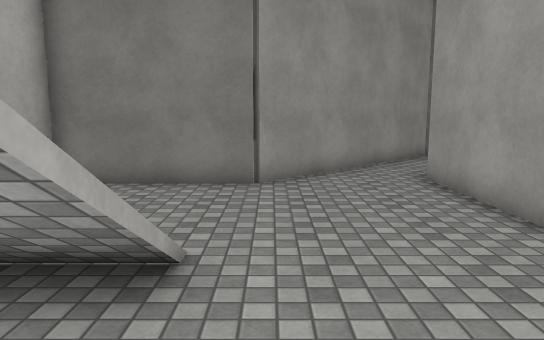
view 1 (above)

16 first-person views from a walk through a Unity game level. The camera is 1.5 m above the floor, tilts 8° down and sees 70° across. The floor is counted in squares, 1 m on a side. Each view is taken from the middle of a square. On the plan, view 1 faces up. The plan holds only what a view shows up to about 17 squares ahead; the rest is blank. Surface patterns are stand-ins for the level's own textures.

view 2
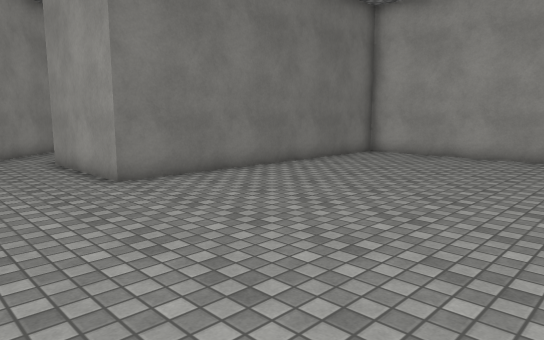

view 3
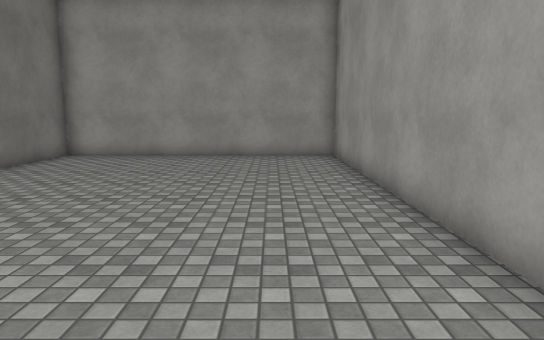

view 4
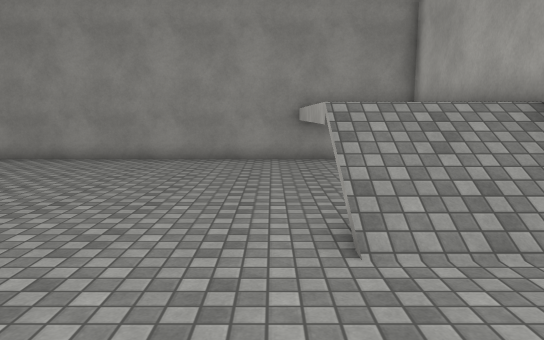

view 5
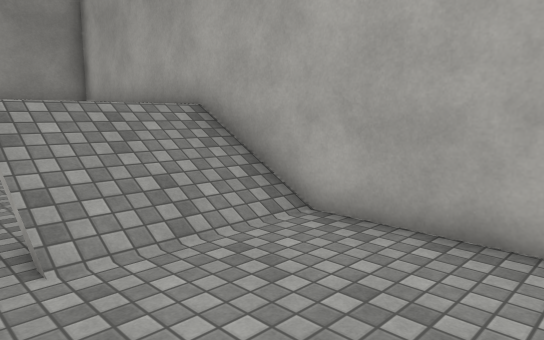

view 6
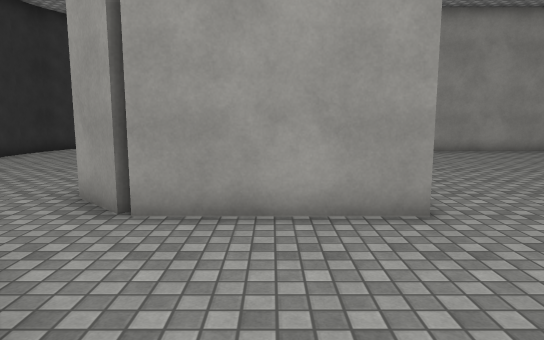

view 7
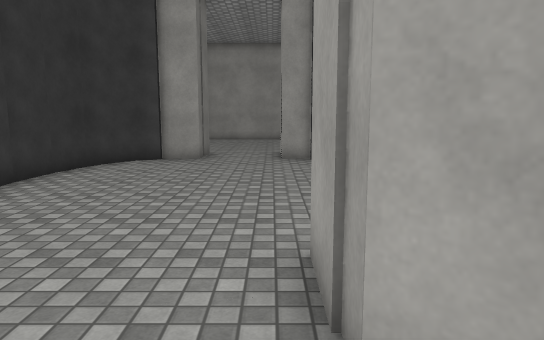

view 8
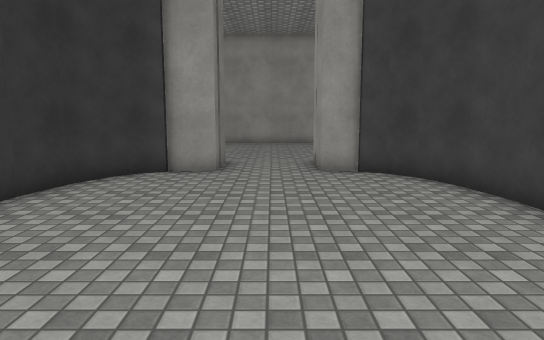

view 9
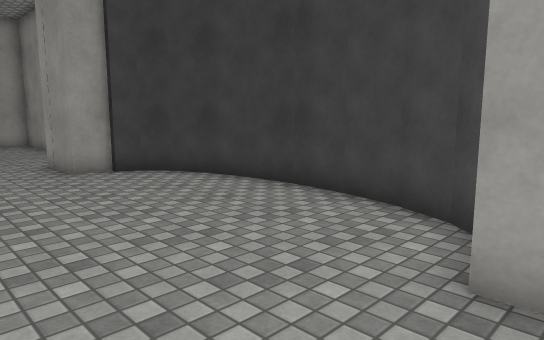

view 10
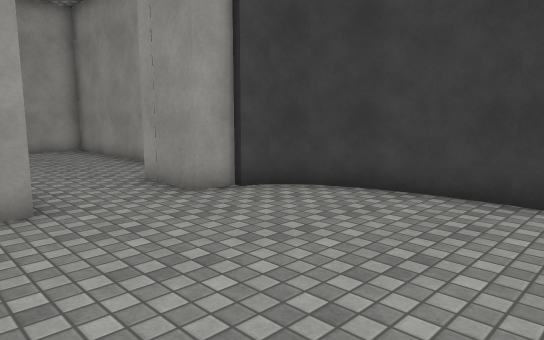

view 11
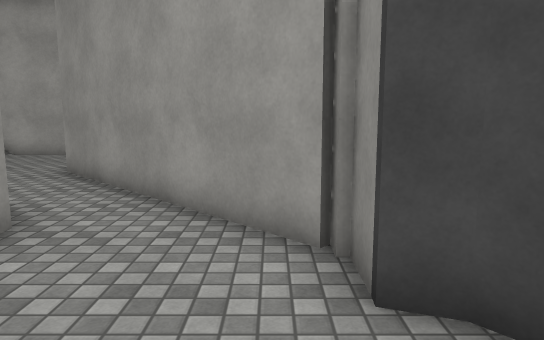

view 12
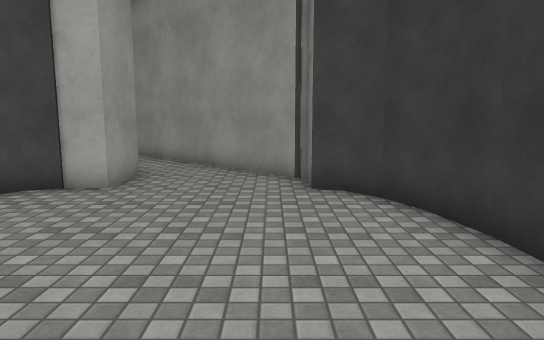

view 13
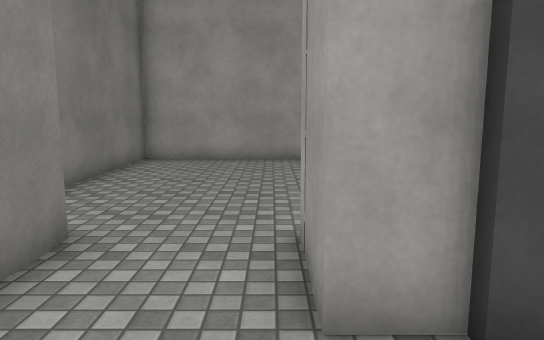

view 14
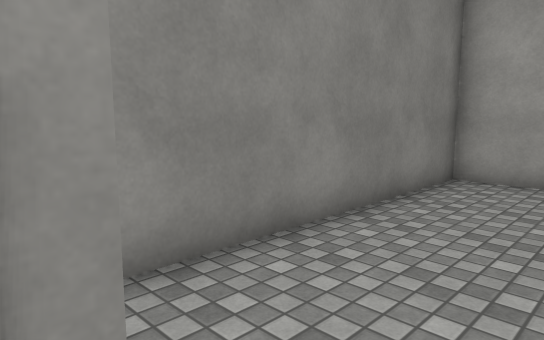

view 15
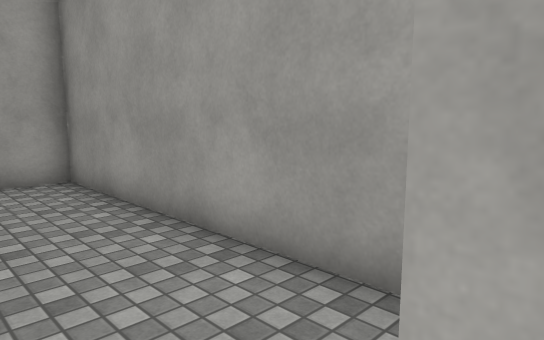

view 16
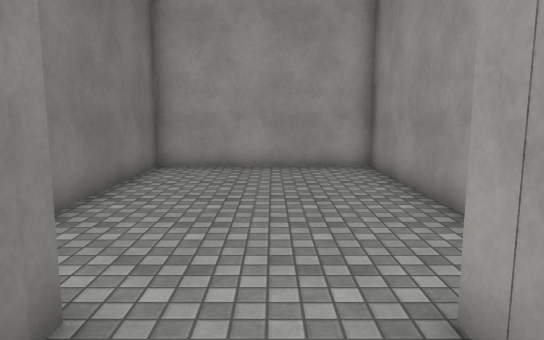

### Floor plan
Key: @ floor where view 1 was taken; # wall or solid block; . main floor; : floor 1.75 m higher than the main floor; / step, stairs or slope.
Columns run from 5 left of view 1 to 28 right of it. Each row starts with its distance up from view 1.
 17              ########
 16             ##......##  ##########
 15           ###........####........#
 14          ##...........###........#
 13         ##.......................#
 12        ##........................#
 11       ##..............##.........#
 10      ##..####.........###........#
  9 ######...#  #........## ##########
  8 #........#  ##########
  7 #........#
  6 #........#
  5 #........############
  4 #////...............#
  3 #////...............#
  2 #////...............#
  1 #////...............#
  0 #   :@..............#
 -1 #   :...............#
 -2 #   :...............#
 -3 #   :...............#
 -4 #   :...............#
 -5 #####################

Positions as (right, up) in squares from view 1, and headings:
1: (0, 0), facing up
2: (0, -4), facing up-right
3: (0, -3), facing right
4: (0, 8), facing down
5: (0, 8), facing down-left
6: (-2, 7), facing right
7: (3, 11), facing right
8: (6, 12), facing right
9: (6, 14), facing down-right
10: (10, 15), facing down-right
11: (10, 14), facing left
12: (15, 14), facing left
13: (14, 11), facing right
14: (18, 12), facing up-right
15: (18, 12), facing down-right
16: (16, 12), facing right
